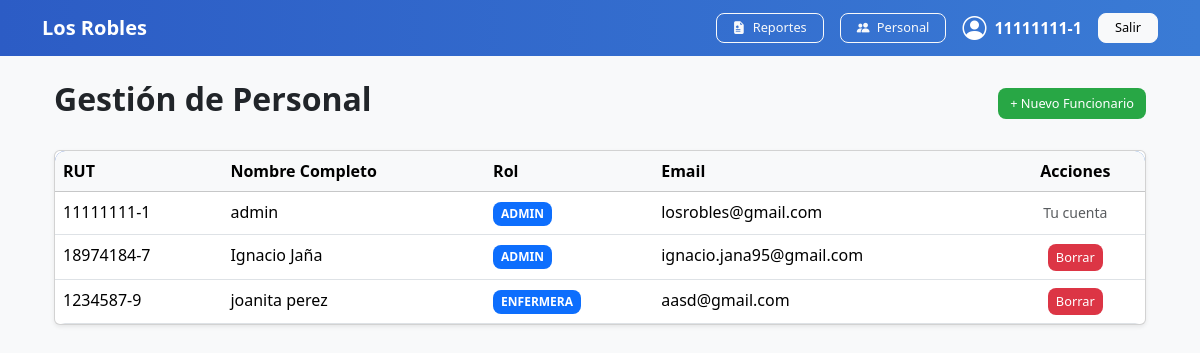
The page /personal/ (signed in) on the database its author committed.
### gestion/models.py (models this page shows)
class Usuario(AbstractUser):
    ROL_CHOICES = [
        ('ADMIN', 'Administrador'),
        ('SECRETARIA', 'Secretaria'),
        ('ENFERMERA', 'Enfermera'),
        ('TENS', 'Técnico en Enfermería'),
    ]
    rut = models.CharField(max_length=12, unique=True)
    rol = models.CharField(max_length=15, choices=ROL_CHOICES, default='ENFERMERA')
    nombre_completo = models.CharField(max_length=200)
    groups = models.ManyToManyField(
        'auth.Group',
        related_name='usuario_groups',
        blank=True
    )
    user_permissions = models.ManyToManyField(
        'auth.Permission',
        related_name='usuario_permissions',
        blank=True
    )
    USERNAME_FIELD = 'rut'
    REQUIRED_FIELDS = ['username', 'email']

### gestion/views.py (the view)
# urls.py: path('personal/', views.lista_personal, name='lista_personal'),
@login_required(login_url='gestion:login')
@user_passes_test(es_admin, login_url='gestion:dashboard')
def lista_personal(request):
    personal_db = Usuario.objects.all()
    return render(request, 'gestion/lista_personal.html', {'lista_personal': personal_db})

### gestion/views.py (called while the page is built)
def es_admin(usuario):
    return usuario.is_authenticated and (usuario.is_superuser or usuario.rol.upper() == 'ADMIN')

### gestion/templates/gestion/lista_personal.html
{% extends 'gestion/base.html' %}
{% block contenido %}
<div class="container mt-4">
    <div class="d-flex justify-content-between align-items-center mb-4">
        <h2>Gestión de Personal</h2>
        <a href="{% url 'gestion:registrar_personal' %}" class="btn btn-success">
            + Nuevo Funcionario
        </a>
    </div>
    <div class="card shadow-sm">
        <div class="card-body p-0">
            <table class="table table-hover mb-0">
                <thead class="table-light">
                    <tr>
                        <th>RUT</th>
                        <th>Nombre Completo</th>
                        <th>Rol</th>
                        <th>Email</th>
                        <th class="text-center">Acciones</th>
                    </tr>
                </thead>
                <tbody>
                    {% for p in lista_personal %}
                    <tr>
                        <td>{{ p.rut }}</td>
                        <td>{{ p.nombre_completo }}</td>
                        <td><span class="badge bg-primary">{{ p.rol }}</span></td>
                        <td>{{ p.email }}</td>
                        <td class="text-center">
                            {% if request.user.id != p.id %}
                                <a href="{% url 'gestion:eliminar_personal' p.id %}"
                                   class="btn btn-sm btn-danger"
                                   onclick="return confirm('¿Estás seguro de que deseas eliminar a {{ p.nombre_completo }} del sistema?');">
                                   Borrar
                                </a>
                            {% else %}
                                <span class="text-muted small">Tu cuenta</span>
                            {% endif %}
                        </td>
                    </tr>
                    {% empty %}
                    <tr>
                        <td colspan="5" class="text-center text-muted py-4">No hay personal registrado en el sistema.</td>
                    </tr>
                    {% endfor %}
                </tbody>
            </table>
        </div>
    </div>
</div>
{% endblock %}

### gestion/templates/gestion/base.html (shortened to what this page needs)
{% load static %}
<!DOCTYPE html>
<html lang="es">
<head>
    <link href="https://cdn.jsdelivr.net/npm/bootstrap@5.3.2/dist/css/bootstrap.min.css" rel="stylesheet">
    <link href="https://cdn.jsdelivr.net/npm/bootstrap-icons@1.11.3/font/bootstrap-icons.css" rel="stylesheet">
    <link rel="stylesheet" href="{% static 'css/dashboard.css' %}">
</head>
<body class="bg-light">
    <nav class="navbar navbar-dark" style="background: linear-gradient(90deg, #2c5cc5, #3a7bd5);">
        <div class="container d-flex justify-content-between align-items-center">
            <a class="navbar-brand fw-bold" href="{% url 'gestion:dashboard' %}">
                Los Robles
            </a>
            <div class="d-flex align-items-center gap-3">
            <a href="{% url 'gestion:reporte_historial' %}" class="btn btn-outline-light btn-sm px-3">
                    <i class="bi bi-file-earmark-medical-fill me-1"></i> Reportes
            </a>
                {% if request.user.rol == 'Admin' or request.user.rol == 'ADMIN' or request.user.is_superuser %}
                    <a href="{% url 'gestion:lista_personal' %}" class="btn btn-outline-light btn-sm px-3">
                        <i class="bi bi-people-fill me-1"></i> Personal
                    </a>
                {% endif %}
                <span class="text-white d-flex align-items-center gap-2">
                    <i class="bi bi-person-circle fs-4"></i>
                    <span class="fw-semibold">{{ request.user }}</span>
                </span>
                <a href="{% url 'gestion:logout' %}" class="btn btn-light btn-sm px-3">
                    Salir
                </a>
            </div>
        </div>
    </nav>
    <div class="container mt-4">
        {% block contenido %}
        {% endblock %}
    </div>
</body>
</html>

### gestion/static/css/dashboard.css (style rules this page uses)
body { background-color: #f4f6f9; font-family: 'Segoe UI', sans-serif; }
h2 { font-weight: 700; }
.table { border-radius: 10px; overflow: hidden; }
.table thead { background: linear-gradient(90deg, #2c5cc5, #3a7bd5); color: white; }
.badge { font-size: 0.75rem; padding: 6px 8px; border-radius: 8px; }
.btn { border-radius: 8px; font-size: 0.8rem; font-weight: 500; }
.btn-success { background: #28a745; border: none; }
.btn-danger { background: #dc3545; border: none; }

### rows shown on the page
Usuario: user "11111111-1", rut "11111111-1", nombre_completo "admin", rol "ADMIN", email "losrobles@gmail.com", shows "Tu cuenta"
Usuario: rut "18974184-7", nombre_completo "Ignacio Jaña", rol "ADMIN", email "ignacio.jana95@gmail.com"
Usuario: rut "1234587-9", nombre_completo "joanita perez", rol "ENFERMERA", email "aasd@gmail.com"
